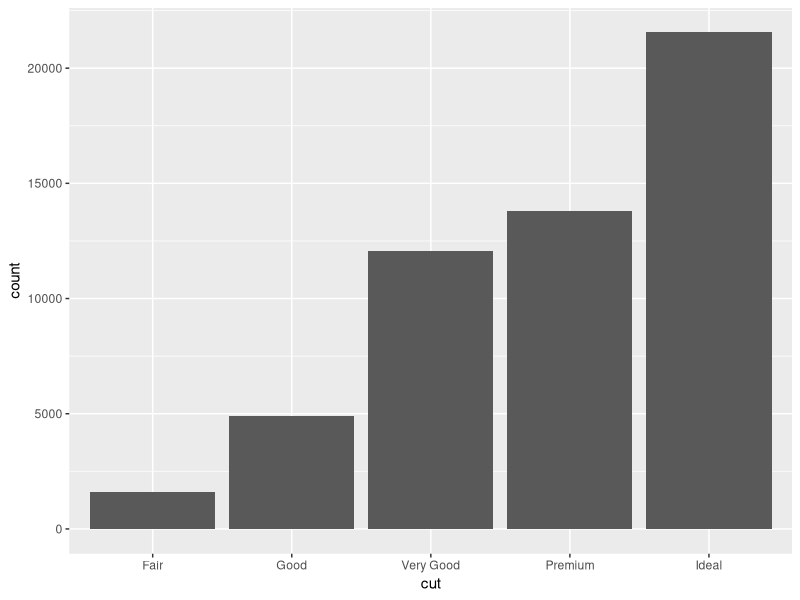
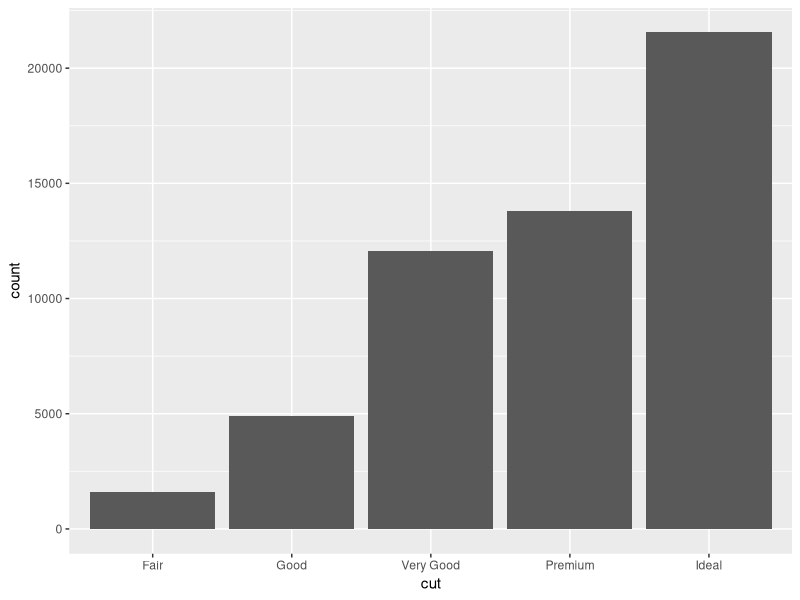
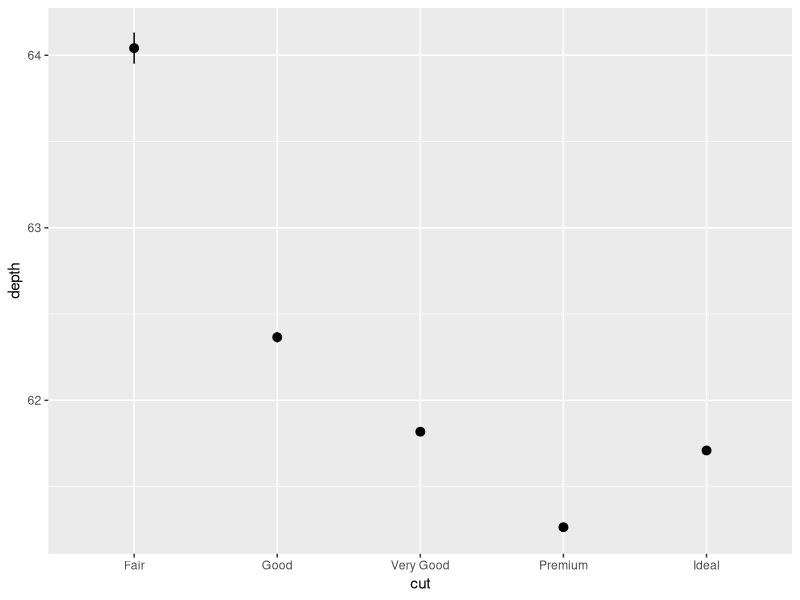
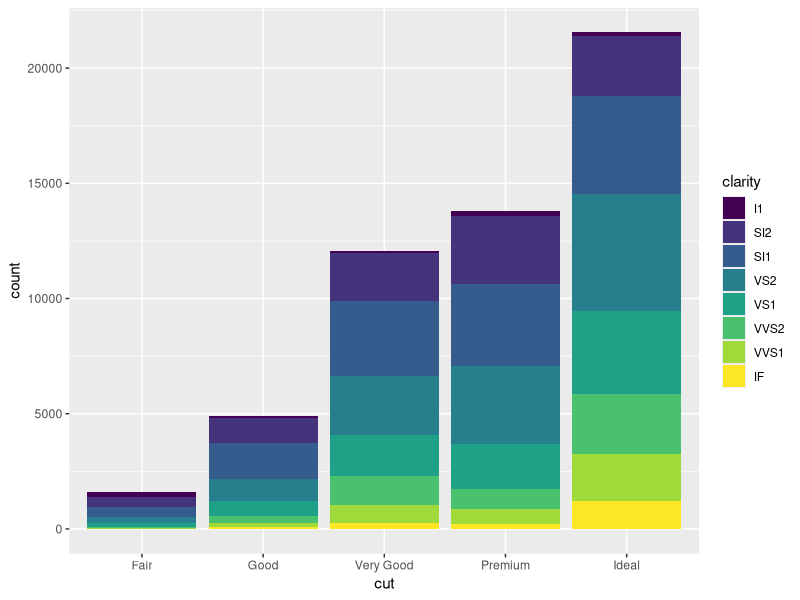
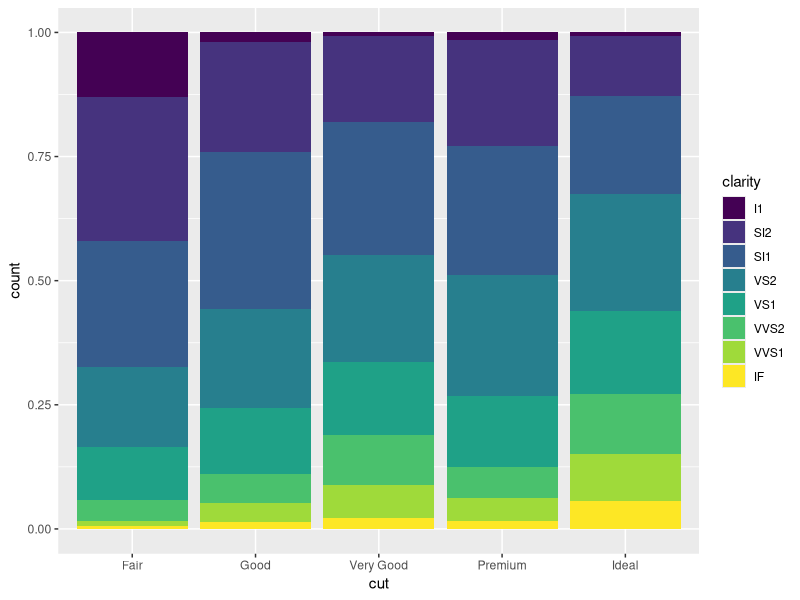
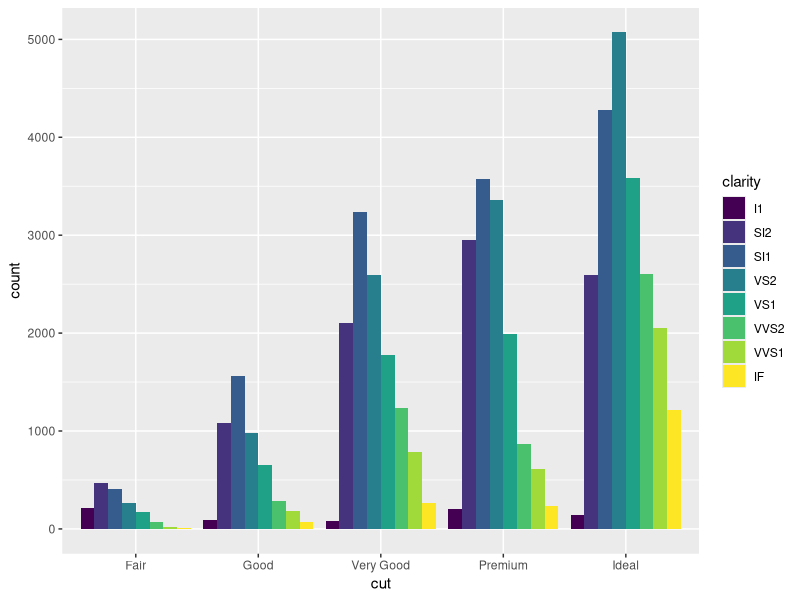
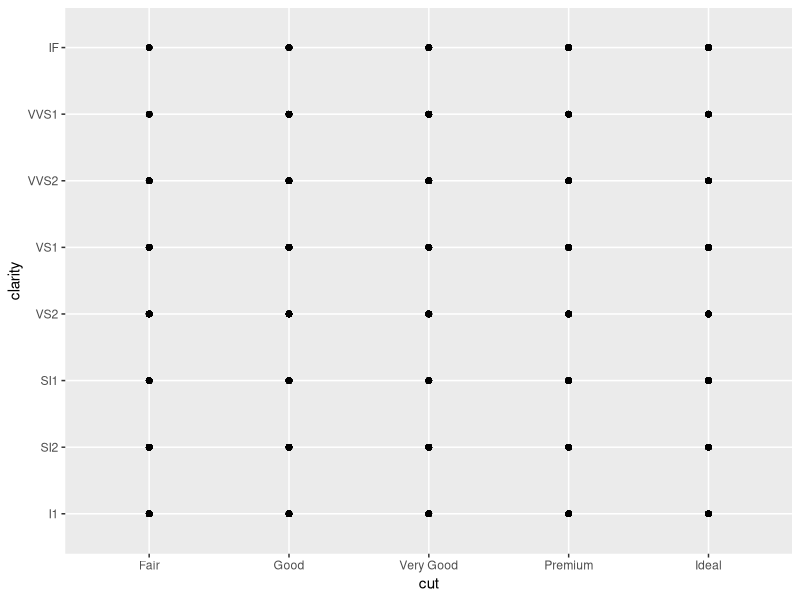
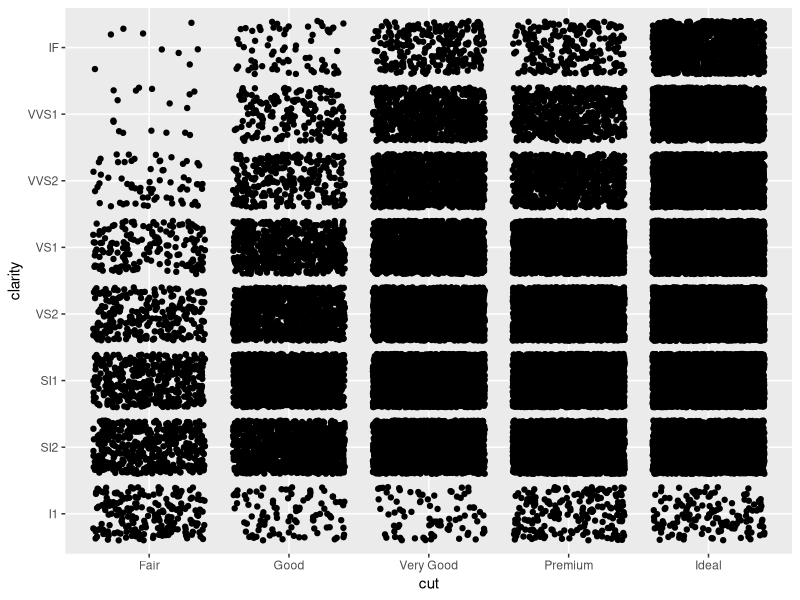

Generate these figures, in order, with R:
# Exercise 2: More ggplot2 Grammar

# Install and load `ggplot2`
# install.packages("ggplot2") # if needed
library("ggplot2")

# For this exercise you will again be working with the `diamonds` data set.
# Use `?diamonds` to review details about this data set
View(diamonds)


## Statistical Transformations

# Draw a bar chart of the diamonds data, organized by cut
# The height of each bar is based on the "count" (number) of diamonds with that cut
ggplot(data = diamonds) +
  geom_bar(mapping = aes(x = cut))


# Use the `stat_count` to apply the statistical transformation "count" to the diamonds
# by cut. You do not need a separate geometry layer!
ggplot(data = diamonds) +
  stat_count(mapping = aes(x = cut))

# Use the `stat_summary` function to draw a chart with a summary layer.
# Map the x-position to diamond `cut`, and the y-position to diamond `depth`
# Bonus: use `min` as the function ymin, `max` as the function ymax, and `median` as the function y
ggplot(data = diamonds) +
  stat_summary(mapping = aes(x = cut, y=depth))

## Position Adjustments

# Draw a bar chart of diamond data organized by cut, with each bar filled by clarity.
# You should see a _stacked_ bar chart.
ggplot(data = diamonds) +
  geom_bar(mapping = aes(x = cut, fill=clarity))

# Draw the same chart again, but with each element positioned to "fill" the y axis
ggplot(data = diamonds) +
  geom_bar(mapping = aes(x = cut, fill=clarity), position = "fill")

# Draw the same chart again, but with each element positioned to "dodge" each other
ggplot(data = diamonds) +
  geom_bar(mapping = aes(x = cut, fill=clarity), position = "dodge")

# Draw a plot with point geometry with the x-position mapped to `cut` and the y-position mapped to `clarity`
# This creates a "grid" grouping the points
ggplot(data = diamonds) +
  geom_point(mapping = aes(x = cut, y=clarity))

# Use the "jitter" position adjustment to keep the points from all overlapping!
# (This works a little better with a sample of diamond data, such as from the previous exercise).
ggplot(data = diamonds) +
  geom_point(mapping = aes(x = cut, y=clarity), position = "jitter") 


## Scales

# Draw a "boxplot" (with `geom_boxplot()`) for the diamond's price (y) by color (x)
ggplot(data = diamonds) +
  geom_boxplot(mapping = aes(x = color, y=price)) 

# This has a lot of outliers, making it harder to read. To fix this, draw the same plot but
# with a _logarithmic_ scale for the y axis.


# For another version, draw the same plot but with `violin` geometry instead of `boxplot` geometry!
# How does the logarithmic scale change the data presentation?


# Another interesting plot: draw a plot of the diamonds price (y) by carat (x), using a heatmap of 2d bins
# (geom_bin2d)
# What happens when you make the x and y channels scale logarithmically?


# Draw a scatter plot for the diamonds  price (y) by carat (x). Color each point by the clarity
# (Remember, this will take a while. Use a sample of the diamonds for faster results)


# Change the color of the previous plot using a ColorBrewer scale of your choice. What looks nice?



## Coordinate Systems

# Draw a bar chart with x-position and fill color BOTH mapped to cut
# For best results, SET the `width` of the geometry to be 1 (fill plot, no space between)
# You can save this to a variable for easier modifications


# Draw the same chart, but with the coordinate system flipped


# Draw the same chart, but in a polar coordinate system. Now you have a Coxcomb chart!



## Facets

# Take the scatter plot of price by carat data (colored by clarity) and add _facets_ based on
# the diamond's `color`



## Saving Plots

# Use the `ggsave()` function to save one of your plots (the most recent one generated) to disk.
# Name the output file "my-plot.png".
# Make sure you've set the working directory!!
